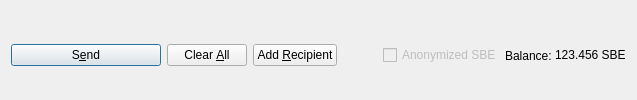
         <widget class="QFrame" name="frame_Send">
          <layout class="QHBoxLayout" name="horizontalLayout">
           <property name="bottomMargin">
            <number>0</number>
           </property>
           <item>
            <widget class="QPushButton" name="sendButton">
             <property name="minimumSize">
              <size>
               <width>150</width>
               <height>0</height>
              </size>
             </property>
             <property name="toolTip">
              <string>Confirm the send action</string>
             </property>
             <property name="text">
              <string>S&amp;end</string>
             </property>
             <property name="icon">
              <iconset resource="../sombe.qrc">
               <normaloff>:/icons/send</normaloff>:/icons/send</iconset>
             </property>
             <property name="autoDefault">
              <bool>false</bool>
             </property>
             <property name="default">
              <bool>true</bool>
             </property>
            </widget>
           </item>
           <item>
            <widget class="QPushButton" name="clearButton">
             <property name="sizePolicy">
              <sizepolicy hsizetype="Minimum" vsizetype="Fixed">
               <horstretch>0</horstretch>
               <verstretch>0</verstretch>
              </sizepolicy>
             </property>
             <property name="toolTip">
              <string>Clear all fields of the form.</string>
             </property>
             <property name="text">
              <string>Clear &amp;All</string>
             </property>
             <property name="icon">
              <iconset resource="../sombe.qrc">
               <normaloff>:/icons/remove</normaloff>:/icons/remove</iconset>
             </property>
             <property name="autoDefault">
              <bool>false</bool>
             </property>
            </widget>
           </item>
           <item>
            <widget class="QPushButton" name="addButton">
             <property name="toolTip">
              <string>Send to multiple recipients at once</string>
             </property>
             <property name="text">
              <string>Add &amp;Recipient</string>
             </property>
             <property name="icon">
              <iconset resource="../sombe.qrc">
               <normaloff>:/icons/add</normaloff>:/icons/add</iconset>
             </property>
             <property name="autoDefault">
              <bool>false</bool>
             </property>
            </widget>
           </item>
           <item>
            <spacer name="horizontalSpacer">
             <property name="orientation">
              <enum>Qt::Horizontal</enum>
             </property>
             <property name="sizeHint" stdset="0">
              <size>
               <width>40</width>
               <height>20</height>
              </size>
             </property>
            </spacer>
           </item>
           <item>
            <layout class="QHBoxLayout" name="horizontalLayout_2">
             <property name="spacing">
              <number>3</number>
             </property>
             <item>
              <widget class="QCheckBox" name="checkzSBE">
               <property name="enabled">
                <bool>false</bool>
               </property>
               <property name="text">
                <string>Anonymized SBE</string>
               </property>
              </widget>
             </item>
             <item>
              <widget class="QLabel" name="label">
               <property name="text">
                <string>Balance:</string>
               </property>
              </widget>
             </item>
             <item>
              <widget class="QLabel" name="labelBalance">
               <property name="sizePolicy">
                <sizepolicy hsizetype="Preferred" vsizetype="Fixed">
                 <horstretch>0</horstretch>
                 <verstretch>0</verstretch>
                </sizepolicy>
               </property>
               <property name="cursor">
                <cursorShape>IBeamCursor</cursorShape>
               </property>
               <property name="text">
                <string notr="true">123.456 SBE</string>
               </property>
               <property name="textInteractionFlags">
                <set>Qt::LinksAccessibleByMouse|Qt::TextSelectableByKeyboard|Qt::TextSelectableByMouse</set>
               </property>
              </widget>
             </item>
            </layout>
           </item>
          </layout>
         </widget>
